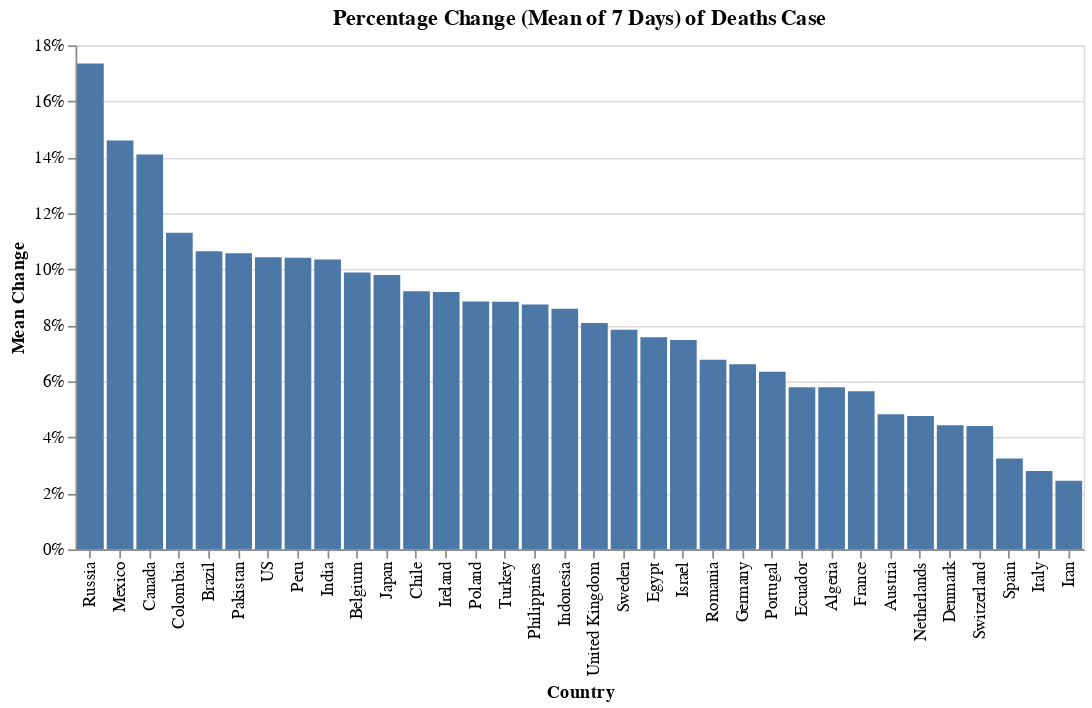

Here is the notebook cell this chart was saved with:
### Code cell
#hide_input
df_summary_deaths = df_summary(df_deaths)
df_deaths_major = df_summary_deaths[(df_summary_deaths['New'] > 10) & (df_summary_deaths['Total'] > 100)].reset_index()

alt.Chart(df_deaths_major).mark_bar().encode(
    alt.X('Country:N', sort='-y'),
    alt.Y('Change_Mean_7D:Q', axis=alt.Axis(format='%'), title='Mean Change'),
    tooltip=list(df_deaths_major)
).properties(
    width=600,
    title='Percentage Change (Mean of 7 Days) of Deaths Case'
)

### Figure 1 — Vega-Lite specification as saved in the notebook (floating-point values rounded to 4 significant figures)
{"config": {"view": {"continuousWidth": 400, "continuousHeight": 300}}, "data": {"name": "data-58d81621215c19d831ca02e7dde4412b"}, "mark": "bar", "encoding": {"tooltip": [{"type": "nominal", "field": "Country"}, {"type": "quantitative", "field": "Total"}, {"type": "quantitative", "field": "New"}, {"type": "quantitative", "field": "Change"}, {"type": "quantitative", "field": "Change_Mean_7D"}, {"type": "quantitative", "field": "Trending"}], "x": {"type": "nominal", "field": "Country", "sort": "-y"}, "y": {"type": "quantitative", "axis": {"format": "%"}, "field": "Change_Mean_7D", "title": "Mean Change"}}, "title": "Percentage Change (Mean of 7 Days) of Deaths Case", "width": 600, "$schema": "https://vega.github.io/schema/vega-lite/v4.8.1.json", "datasets": {"data-58d81621215c19d831ca02e7dde4412b": [{"Country": "US", "Total": 32917, "New": 4591.0, "Change": 0.1621, "Change_Mean_7D": 0.1043, "Trending": 0.05779}, {"Country": "Italy", "Total": 22170, "New": 525.0, "Change": 0.02426, "Change_Mean_7D": 0.02796, "Trending": -0.003704}, {"Country": "Spain", "Total": 19315, "New": 607.0, "Change": 0.03245, "Change_Mean_7D": 0.03246, "Trending": -1.688e-05}, {"Country": "France", "Total": 17941, "New": 753.0, "Change": 0.04381, "Change_Mean_7D": 0.05647, "Trending": -0.01266}, {"Country": "United Kingdom", "Total": 13759, "New": 865.0, "Change": 0.06709, "Change_Mean_7D": 0.08088, "Trending": -0.01379}, {"Country": "Iran", "Total": 4869, "New": 92.0, "Change": 0.01926, "Change_Mean_7D": 0.02451, "Trending": -0.005254}, {"Country": "Belgium", "Total": 4857, "New": 417.0, "Change": 0.09392, "Change_Mean_7D": 0.09887, "Trending": -0.004947}, {"Country": "Germany", "Total": 4052, "New": 248.0, "Change": 0.06519, "Change_Mean_7D": 0.06614, "Trending": -0.0009409}, {"Country": "Netherlands", "Total": 3327, "New": 182.0, "Change": 0.05787, "Change_Mean_7D": 0.04763, "Trending": 0.01024}, {"Country": "Brazil", "Total": 1924, "New": 188.0, "Change": 0.1083, "Change_Mean_7D": 0.1064, "Trending": 0.001864}, {"Country": "Turkey", "Total": 1643, "New": 125.0, "Change": 0.08235, "Change_Mean_7D": 0.08845, "Trending": -0.006104}, {"Country": "Sweden", "Total": 1333, "New": 130.0, "Change": 0.1081, "Change_Mean_7D": 0.07844, "Trending": 0.02962}, {"Country": "Switzerland", "Total": 1281, "New": 42.0, "Change": 0.0339, "Change_Mean_7D": 0.04404, "Trending": -0.01014}, {"Country": "Canada", "Total": 1257, "New": 251.0, "Change": 0.2495, "Change_Mean_7D": 0.141, "Trending": 0.1085}, {"Country": "Portugal", "Total": 629, "New": 30.0, "Change": 0.05008, "Change_Mean_7D": 0.06346, "Trending": -0.01338}, {"Country": "Indonesia", "Total": 496, "New": 27.0, "Change": 0.05757, "Change_Mean_7D": 0.08594, "Trending": -0.02837}, {"Country": "Ireland", "Total": 486, "New": 42.0, "Change": 0.09459, "Change_Mean_7D": 0.0919, "Trending": 0.002692}, {"Country": "Mexico", "Total": 449, "New": 43.0, "Change": 0.1059, "Change_Mean_7D": 0.146, "Trending": -0.04013}, {"Country": "India", "Total": 448, "New": 43.0, "Change": 0.1062, "Change_Mean_7D": 0.1035, "Trending": 0.002662}, {"Country": "Austria", "Total": 410, "New": 17.0, "Change": 0.04326, "Change_Mean_7D": 0.04828, "Trending": -0.005023}, {"Country": "Ecuador", "Total": 403, "New": 15.0, "Change": 0.03866, "Change_Mean_7D": 0.0579, "Trending": -0.01924}, {"Country": "Romania", "Total": 392, "New": 20.0, "Change": 0.05376, "Change_Mean_7D": 0.0677, "Trending": -0.01393}, {"Country": "Philippines", "Total": 362, "New": 13.0, "Change": 0.03725, "Change_Mean_7D": 0.08741, "Trending": -0.05016}, {"Country": "Algeria", "Total": 348, "New": 12.0, "Change": 0.03571, "Change_Mean_7D": 0.05789, "Trending": -0.02217}, {"Country": "Denmark", "Total": 321, "New": 12.0, "Change": 0.03883, "Change_Mean_7D": 0.04431, "Trending": -0.005477}, {"Country": "Poland", "Total": 314, "New": 28.0, "Change": 0.0979, "Change_Mean_7D": 0.08852, "Trending": 0.009381}, {"Country": "Peru", "Total": 274, "New": 20.0, "Change": 0.07874, "Change_Mean_7D": 0.1041, "Trending": -0.0254}, {"Country": "Russia", "Total": 232, "New": 34.0, "Change": 0.1717, "Change_Mean_7D": 0.1735, "Trending": -0.001776}, {"Country": "Egypt", "Total": 196, "New": 13.0, "Change": 0.07104, "Change_Mean_7D": 0.07579, "Trending": -0.004752}, {"Country": "Japan", "Total": 178, "New": 32.0, "Change": 0.2192, "Change_Mean_7D": 0.09796, "Trending": 0.1212}, {"Country": "Colombia", "Total": 144, "New": 13.0, "Change": 0.09924, "Change_Mean_7D": 0.1131, "Trending": -0.01385}, {"Country": "Israel", "Total": 142, "New": 12.0, "Change": 0.09231, "Change_Mean_7D": 0.07477, "Trending": 0.01754}, {"Country": "Pakistan", "Total": 128, "New": 17.0, "Change": 0.1532, "Change_Mean_7D": 0.1057, "Trending": 0.04741}, {"Country": "Chile", "Total": 105, "New": 11.0, "Change": 0.117, "Change_Mean_7D": 0.09215, "Trending": 0.02487}]}}
